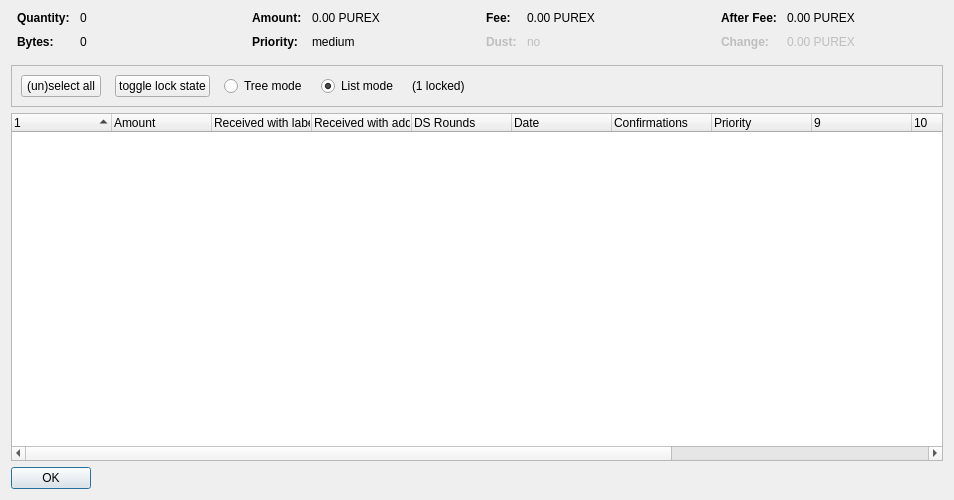
<?xml version="1.0" encoding="UTF-8"?>
<ui version="4.0">
 <class>CoinControlDialog</class>
 <widget class="QDialog" name="CoinControlDialog">
  <property name="geometry">
   <rect>
    <x>0</x>
    <y>0</y>
    <width>954</width>
    <height>500</height>
   </rect>
  </property>
  <property name="windowTitle">
   <string>Coin Selection</string>
  </property>
  <layout class="QVBoxLayout" name="verticalLayout">
   <item>
    <layout class="QHBoxLayout" name="horizontalLayoutTop" stretch="0,0,0,0">
     <property name="topMargin">
      <number>0</number>
     </property>
     <property name="bottomMargin">
      <number>10</number>
     </property>
     <item>
      <layout class="QFormLayout" name="formLayoutCoinControl1">
       <property name="horizontalSpacing">
        <number>10</number>
       </property>
       <property name="verticalSpacing">
        <number>10</number>
       </property>
       <property name="leftMargin">
        <number>6</number>
       </property>
       <property name="rightMargin">
        <number>6</number>
       </property>
       <item row="0" column="0">
        <widget class="QLabel" name="labelCoinControlQuantityText">
         <property name="font">
          <font>
           <weight>75</weight>
           <bold>true</bold>
          </font>
         </property>
         <property name="text">
          <string>Quantity:</string>
         </property>
        </widget>
       </item>
       <item row="0" column="1">
        <widget class="QLabel" name="labelCoinControlQuantity">
         <property name="cursor">
          <cursorShape>IBeamCursor</cursorShape>
         </property>
         <property name="contextMenuPolicy">
          <enum>Qt::ActionsContextMenu</enum>
         </property>
         <property name="text">
          <string notr="true">0</string>
         </property>
         <property name="textInteractionFlags">
          <set>Qt::LinksAccessibleByMouse|Qt::TextSelectableByKeyboard|Qt::TextSelectableByMouse</set>
         </property>
        </widget>
       </item>
       <item row="1" column="0">
        <widget class="QLabel" name="labelCoinControlBytesText">
         <property name="font">
          <font>
           <weight>75</weight>
           <bold>true</bold>
          </font>
         </property>
         <property name="text">
          <string>Bytes:</string>
         </property>
        </widget>
       </item>
       <item row="1" column="1">
        <widget class="QLabel" name="labelCoinControlBytes">
         <property name="cursor">
          <cursorShape>IBeamCursor</cursorShape>
         </property>
         <property name="contextMenuPolicy">
          <enum>Qt::ActionsContextMenu</enum>
         </property>
         <property name="text">
          <string notr="true">0</string>
         </property>
         <property name="textInteractionFlags">
          <set>Qt::LinksAccessibleByMouse|Qt::TextSelectableByKeyboard|Qt::TextSelectableByMouse</set>
         </property>
        </widget>
       </item>
      </layout>
     </item>
     <item>
      <layout class="QFormLayout" name="formLayoutCoinControl2">
       <property name="horizontalSpacing">
        <number>10</number>
       </property>
       <property name="verticalSpacing">
        <number>10</number>
       </property>
       <property name="leftMargin">
        <number>6</number>
       </property>
       <property name="rightMargin">
        <number>6</number>
       </property>
       <item row="0" column="0">
        <widget class="QLabel" name="labelCoinControlAmountText">
         <property name="font">
          <font>
           <weight>75</weight>
           <bold>true</bold>
          </font>
         </property>
         <property name="text">
          <string>Amount:</string>
         </property>
        </widget>
       </item>
       <item row="0" column="1">
        <widget class="QLabel" name="labelCoinControlAmount">
         <property name="cursor">
          <cursorShape>IBeamCursor</cursorShape>
         </property>
         <property name="contextMenuPolicy">
          <enum>Qt::ActionsContextMenu</enum>
         </property>
         <property name="text">
          <string notr="true">0.00 PUREX</string>
         </property>
         <property name="textInteractionFlags">
          <set>Qt::LinksAccessibleByMouse|Qt::TextSelectableByKeyboard|Qt::TextSelectableByMouse</set>
         </property>
        </widget>
       </item>
       <item row="1" column="0">
        <widget class="QLabel" name="labelCoinControlPriorityText">
         <property name="font">
          <font>
           <weight>75</weight>
           <bold>true</bold>
          </font>
         </property>
         <property name="text">
          <string>Priority:</string>
         </property>
        </widget>
       </item>
       <item row="1" column="1">
        <widget class="QLabel" name="labelCoinControlPriority">
         <property name="cursor">
          <cursorShape>IBeamCursor</cursorShape>
         </property>
         <property name="contextMenuPolicy">
          <enum>Qt::ActionsContextMenu</enum>
         </property>
         <property name="text">
          <string>medium</string>
         </property>
         <property name="textInteractionFlags">
          <set>Qt::LinksAccessibleByMouse|Qt::TextSelectableByKeyboard|Qt::TextSelectableByMouse</set>
         </property>
        </widget>
       </item>
      </layout>
     </item>
     <item>
      <layout class="QFormLayout" name="formLayoutCoinControl3">
       <property name="horizontalSpacing">
        <number>10</number>
       </property>
       <property name="verticalSpacing">
        <number>10</number>
       </property>
       <property name="leftMargin">
        <number>6</number>
       </property>
       <property name="rightMargin">
        <number>6</number>
       </property>
       <item row="0" column="0">
        <widget class="QLabel" name="labelCoinControlFeeText">
         <property name="font">
          <font>
           <weight>75</weight>
           <bold>true</bold>
          </font>
         </property>
         <property name="text">
          <string>Fee:</string>
         </property>
        </widget>
       </item>
       <item row="0" column="1">
        <widget class="QLabel" name="labelCoinControlFee">
         <property name="cursor">
          <cursorShape>IBeamCursor</cursorShape>
         </property>
         <property name="contextMenuPolicy">
          <enum>Qt::ActionsContextMenu</enum>
         </property>
         <property name="text">
          <string notr="true">0.00 PUREX</string>
         </property>
         <property name="textInteractionFlags">
          <set>Qt::LinksAccessibleByMouse|Qt::TextSelectableByKeyboard|Qt::TextSelectableByMouse</set>
         </property>
        </widget>
       </item>
       <item row="1" column="0">
        <widget class="QLabel" name="labelCoinControlLowOutputText">
         <property name="enabled">
          <bool>false</bool>
         </property>
         <property name="font">
          <font>
           <weight>75</weight>
           <bold>true</bold>
          </font>
         </property>
         <property name="text">
          <string>Dust:</string>
         </property>
        </widget>
       </item>
       <item row="1" column="1">
        <widget class="QLabel" name="labelCoinControlLowOutput">
         <property name="enabled">
          <bool>false</bool>
         </property>
         <property name="cursor">
          <cursorShape>IBeamCursor</cursorShape>
         </property>
         <property name="contextMenuPolicy">
          <enum>Qt::ActionsContextMenu</enum>
         </property>
         <property name="text">
          <string>no</string>
         </property>
         <property name="textInteractionFlags">
          <set>Qt::LinksAccessibleByMouse|Qt::TextSelectableByKeyboard|Qt::TextSelectableByMouse</set>
         </property>
        </widget>
       </item>
      </layout>
     </item>
     <item>
      <layout class="QFormLayout" name="formLayoutCoinControl4">
       <property name="horizontalSpacing">
        <number>10</number>
       </property>
       <property name="verticalSpacing">
        <number>10</number>
       </property>
       <property name="leftMargin">
        <number>6</number>
       </property>
       <property name="rightMargin">
        <number>6</number>
       </property>
       <item row="0" column="0">
        <widget class="QLabel" name="labelCoinControlAfterFeeText">
         <property name="font">
          <font>
           <weight>75</weight>
           <bold>true</bold>
          </font>
         </property>
         <property name="text">
          <string>After Fee:</string>
         </property>
        </widget>
       </item>
       <item row="0" column="1">
        <widget class="QLabel" name="labelCoinControlAfterFee">
         <property name="cursor">
          <cursorShape>IBeamCursor</cursorShape>
         </property>
         <property name="contextMenuPolicy">
          <enum>Qt::ActionsContextMenu</enum>
         </property>
         <property name="text">
          <string notr="true">0.00 PUREX</string>
         </property>
         <property name="textInteractionFlags">
          <set>Qt::LinksAccessibleByMouse|Qt::TextSelectableByKeyboard|Qt::TextSelectableByMouse</set>
         </property>
        </widget>
       </item>
       <item row="1" column="0">
        <widget class="QLabel" name="labelCoinControlChangeText">
         <property name="enabled">
          <bool>false</bool>
         </property>
         <property name="font">
          <font>
           <weight>75</weight>
           <bold>true</bold>
          </font>
         </property>
         <property name="text">
          <string>Change:</string>
         </property>
        </widget>
       </item>
       <item row="1" column="1">
        <widget class="QLabel" name="labelCoinControlChange">
         <property name="enabled">
          <bool>false</bool>
         </property>
         <property name="cursor">
          <cursorShape>IBeamCursor</cursorShape>
         </property>
         <property name="contextMenuPolicy">
          <enum>Qt::ActionsContextMenu</enum>
         </property>
         <property name="text">
          <string notr="true">0.00 PUREX</string>
         </property>
         <property name="textInteractionFlags">
          <set>Qt::LinksAccessibleByMouse|Qt::TextSelectableByKeyboard|Qt::TextSelectableByMouse</set>
         </property>
        </widget>
       </item>
      </layout>
     </item>
    </layout>
   </item>
   <item>
    <widget class="QFrame" name="frame">
     <property name="minimumSize">
      <size>
       <width>0</width>
       <height>40</height>
      </size>
     </property>
     <property name="frameShape">
      <enum>QFrame::StyledPanel</enum>
     </property>
     <property name="frameShadow">
      <enum>QFrame::Sunken</enum>
     </property>
     <layout class="QHBoxLayout" name="horizontalLayout">
      <item>
       <layout class="QHBoxLayout" name="horizontalLayoutPanel" stretch="0,0,0,0,0,0">
        <property name="spacing">
         <number>14</number>
        </property>
        <item>
         <widget class="QPushButton" name="pushButtonSelectAll">
          <property name="sizePolicy">
           <sizepolicy hsizetype="Maximum" vsizetype="Fixed">
            <horstretch>0</horstretch>
            <verstretch>0</verstretch>
           </sizepolicy>
          </property>
          <property name="text">
           <string>(un)select all</string>
          </property>
          <property name="autoDefault">
           <bool>false</bool>
          </property>
         </widget>
        </item>
        <item>
         <widget class="QPushButton" name="pushButtonToggleLock">
          <property name="sizePolicy">
           <sizepolicy hsizetype="Maximum" vsizetype="Fixed">
            <horstretch>0</horstretch>
            <verstretch>0</verstretch>
           </sizepolicy>
          </property>
          <property name="text">
           <string>toggle lock state</string>
          </property>
          <property name="autoDefault">
           <bool>false</bool>
          </property>
         </widget>
        </item>
        <item>
         <widget class="QRadioButton" name="radioTreeMode">
          <property name="sizePolicy">
           <sizepolicy hsizetype="Maximum" vsizetype="Fixed">
            <horstretch>0</horstretch>
            <verstretch>0</verstretch>
           </sizepolicy>
          </property>
          <property name="text">
           <string>Tree mode</string>
          </property>
         </widget>
        </item>
        <item>
         <widget class="QRadioButton" name="radioListMode">
          <property name="sizePolicy">
           <sizepolicy hsizetype="Maximum" vsizetype="Fixed">
            <horstretch>0</horstretch>
            <verstretch>0</verstretch>
           </sizepolicy>
          </property>
          <property name="text">
           <string>List mode</string>
          </property>
          <property name="checked">
           <bool>true</bool>
          </property>
         </widget>
        </item>
        <item>
         <widget class="QLabel" name="labelLocked">
          <property name="text">
           <string>(1 locked)</string>
          </property>
         </widget>
        </item>
        <item>
         <spacer name="horizontalSpacer">
          <property name="orientation">
           <enum>Qt::Horizontal</enum>
          </property>
          <property name="sizeHint" stdset="0">
           <size>
            <width>40</width>
            <height>20</height>
           </size>
          </property>
         </spacer>
        </item>
       </layout>
      </item>
     </layout>
    </widget>
   </item>
   <item>
    <widget class="CoinControlTreeWidget" name="treeWidget">
     <property name="contextMenuPolicy">
      <enum>Qt::CustomContextMenu</enum>
     </property>
     <property name="sortingEnabled">
      <bool>false</bool>
     </property>
     <property name="columnCount">
      <number>13</number>
     </property>
     <attribute name="headerShowSortIndicator" stdset="0">
      <bool>true</bool>
     </attribute>
     <attribute name="headerStretchLastSection">
      <bool>false</bool>
     </attribute>
     <column>
      <property name="text">
       <string/>
      </property>
     </column>
     <column>
      <property name="text">
       <string>Amount</string>
      </property>
     </column>
     <column>
      <property name="text">
       <string>Received with label</string>
      </property>
     </column>
     <column>
      <property name="text">
       <string>Received with address</string>
      </property>
     </column>
     <column>
      <property name="text">
       <string>DS Rounds</string>
      </property>
     </column>
     <column>
      <property name="text">
       <string>Date</string>
      </property>
     </column>
     <column>
      <property name="text">
       <string>Confirmations</string>
      </property>
      <property name="toolTip">
       <string>Confirmed</string>
      </property>
     </column>
     <column>
      <property name="text">
       <string>Priority</string>
      </property>
     </column>
     <column>
      <property name="text">
       <string/>
      </property>
     </column>
     <column>
      <property name="text">
       <string/>
      </property>
     </column>
     <column>
      <property name="text">
       <string/>
      </property>
     </column>
     <column>
      <property name="text">
       <string/>
      </property>
     </column>
     <column>
      <property name="text">
       <string/>
      </property>
     </column>
    </widget>
   </item>
   <item>
    <widget class="QDialogButtonBox" name="buttonBox">
     <property name="sizePolicy">
      <sizepolicy hsizetype="Maximum" vsizetype="Fixed">
       <horstretch>0</horstretch>
       <verstretch>0</verstretch>
      </sizepolicy>
     </property>
     <property name="orientation">
      <enum>Qt::Horizontal</enum>
     </property>
     <property name="standardButtons">
      <set>QDialogButtonBox::Ok</set>
     </property>
    </widget>
   </item>
  </layout>
 </widget>
 <customwidgets>
  <customwidget>
   <class>CoinControlTreeWidget</class>
   <extends>QTreeWidget</extends>
   <header>coincontroltreewidget.h</header>
  </customwidget>
 </customwidgets>
 <resources/>
 <connections/>
</ui>
